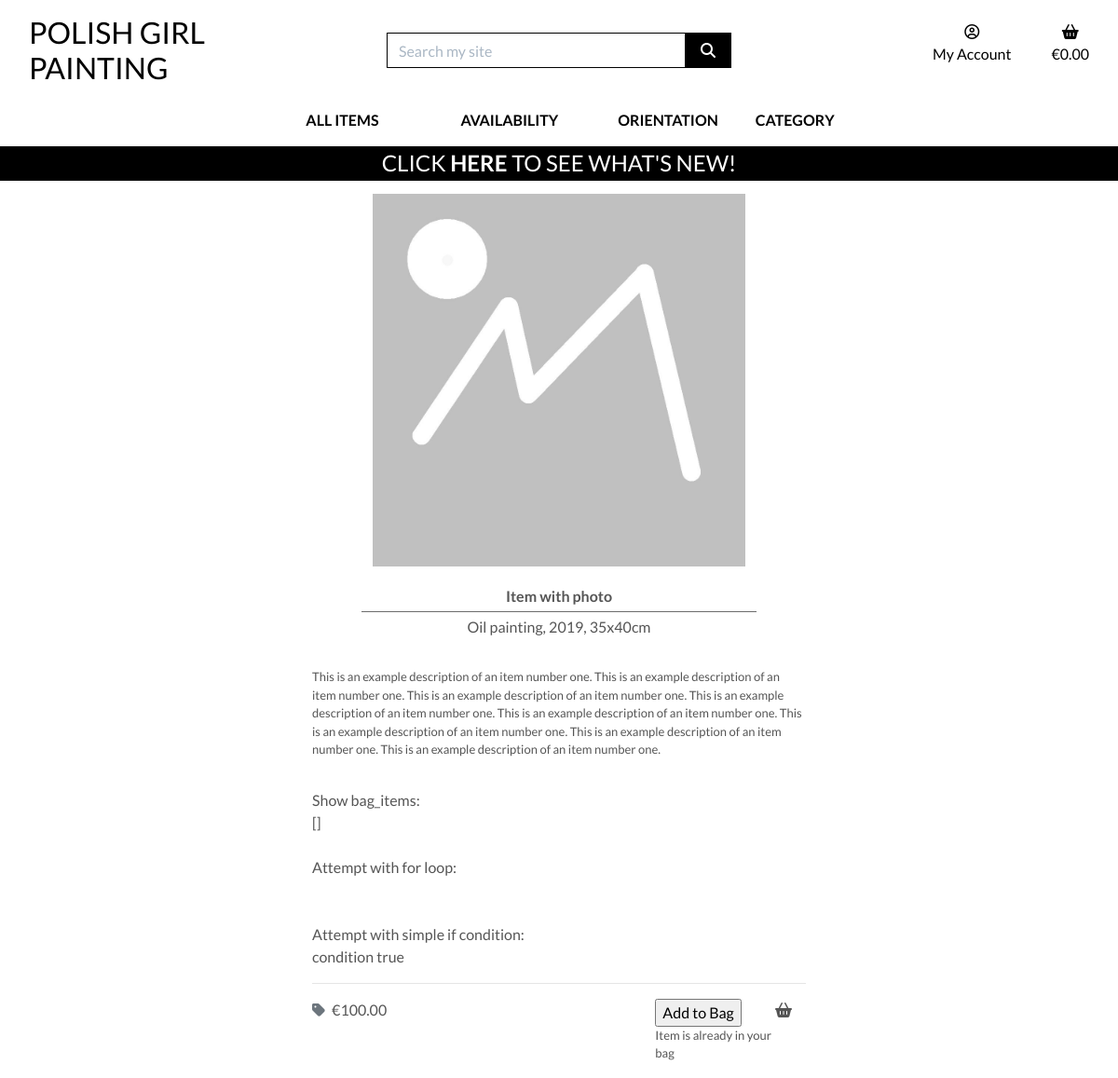
The page /products/1/ on the database its author committed.
### products/models.py (models this page shows, shortened)
class Product(models.Model):
    sku = models.CharField(
        max_length=254,
        null=True,
        blank=True)
    title = models.CharField(
        max_length=254,
        unique=True)
    excerpt = models.TextField(
        blank=True)
    description = models.TextField()
    price = models.DecimalField(
        max_digits=6,
        decimal_places=2,
        null=True,
        blank=True)
    image = models.ImageField(
        null=True,
        blank=True)
    category = models.ForeignKey(
        'Category',
        null=True,
        blank=True,
        on_delete=models.SET_NULL)
    orientation = models.CharField(
        max_length=9,
        choices=ORIENTATION,
        null=True,
        blank=True)
    is_unique = models.BooleanField(
        default=True)
    priority = models.CharField(
        max_length=10,
        choices=PRIORITY_CHOICES,
        default="3 - Normal",
        null=True,
        blank=True)
    highlight = models.BooleanField(
        default=False)
    available = models.BooleanField(
        default=True)
    live = models.BooleanField(
        default=False)
    created_on = models.DateTimeField(
        auto_now_add=True)
    updated_on = models.DateTimeField(
        auto_now=True)
    class Meta:
        ordering = ['priority', 'created_on']

### products/views.py (the view)
def product_detail(request, product_id):
    product = get_object_or_404(Product, pk=product_id)
    context = {
        'product': product,
    }
    return render(request, 'products/product_detail.html', context)

### bag/contexts.py (called while the page is built, shortened)
def bag_contents(request):
    bag_items = []
    total = 0
    product_count = 0
    bag = request.session.get('bag', {})
    if total < settings.FREE_DELIVERY_THRESHOLD and total > 0:
        min_charge = settings.DELIVERY_MIN_CHARGE
        delivery = max(
            total * Decimal(settings.STANDARD_DELIVERY_PERCENTAGE / 100),
            min_charge)
        free_delivery_delta = settings.FREE_DELIVERY_THRESHOLD - total
    else:
        delivery = 0
        free_delivery_delta = 0
    grand_total = delivery + total
    context = {
        'bag_items': bag_items,
        'total': total,
        'product_count': product_count,
        'delivery': delivery,
        'free_delivery_delta': free_delivery_delta,
        'free_delivery_threshold': settings.FREE_DELIVERY_THRESHOLD,
        'grand_total': grand_total,
    }
    return context

### products/templates/products/product_detail.html (shortened to what this page needs)
{% extends "base.html" %}
{% load static %}
{% block page_header %}
    <div class="container header-container">
    </div>
{% endblock %}
{% block content %}
    <div class="container-fluid">
        <div class="row">
            <div class="col-12 col-md-8 offset-md-2 col-lg-6 offset-lg-3 mt-5">
                <div class="image-container text-center">
                    {% if product.image %}
                        <a href="{{ product.image.url }}" target="_blank">
                            <img src="{{ product.image.url }}" alt="{{ product.title }}" class="card-img-top img-fluid">
                        </a>
                    {% else %}
                        <a href="">
                            <img src="{{ MEDIA_URL }}placeholder.jpg" alt="{{ product.title }}" class="card-image-top img-fluid">
                        </a>
                    {% endif %}
                </div>
                <div class="card-body text-center">
                    <p class="mb-0 font-weight-bold">{{ product.title }}</p>
                    <hr class="hr-middle">
                    <p class="mb-0">{{ product.excerpt }}</p>
                </div>
                <div class="card-footer">
                    <div class="row">
                        <div class="col">
                            <p class="description">
                                {{ product.description }}
                            </p>
                            Show bag_items:<br>
                            {{ bag_items }}
                            <br><br>
                            Attempt with for loop:<br>
                            <br><br>
                            Attempt with simple if condition:<br>
                            {% if item.item_id == bag_items.item_id %}
                                condition true <br>
                            {% else %}
                                {{ item.item_id }}
                                {{ bag_items.item_id }}
                            {% endif %}
                            <hr>
                            {% if product.price %}
                                <div class="float-left">
                                    <i class="fas fa-tag mr-1 text-muted"></i> &euro;{{ product.price }}
                                </div>
                                <div class="col-4 float-right align-middle">
                                    <form class="form" action="{% url 'add_to_bag' product.id %}" method="POST">
                                        <div>
                                            <input type="submit" value="Add to Bag">
                                            <i class="fas fa-shopping-basket float-right mt-1"></i>
                                            <p>
                                                Item is already in your bag
                                            </p>
                                        </div>
                                    </form>
                                </div>
                            {% endif %}
                        </div>
                    </div>
                </div>
            </div>
        </div>
    </div>
{% endblock %}

### static/css/base.css (style rules this page uses)
html { height: 100%; }
body { background: url('/media/homepage_background.jpg') no-repeat center center fixed; background-size: cover; height: calc(100vh - 164px); color: #555; font-family: 'Lato'; }
a:link { color: black; text-decoration: none; }
.hr-middle { height: 0.25px; background: rgb(120, 120, 120); width: 80%; margin: .25rem 10% .25rem 10%; }
.card-footer { background-color: #fff; border-top: none; padding-bottom: 0; }
.card-footer p { font-size: small; }
.image-container img { max-height: 50vh !important; object-fit: contain; }
.description { margin-bottom: 2rem; }
@media (min-width: 1200px) { .container { max-width: 80%; } }
@media (min-width: 992px) { .header-container { padding-top: 160px; } }

### rows shown on the page
Product: image (placeholder picture), title "Item with photo", excerpt "Oil painting, 2019, 35x40cm", description "This is an example description of an item number one. This is an example description of an item number one. This is an example description of an item number one. This is an example description of an item number one. This is an example description of an item number one. This is an example description of an item number one. This is an example description of an item number one. This is an example description of an item number one.", price "100.00"

### other values the page prints
{{ bag_items }} "[]"
